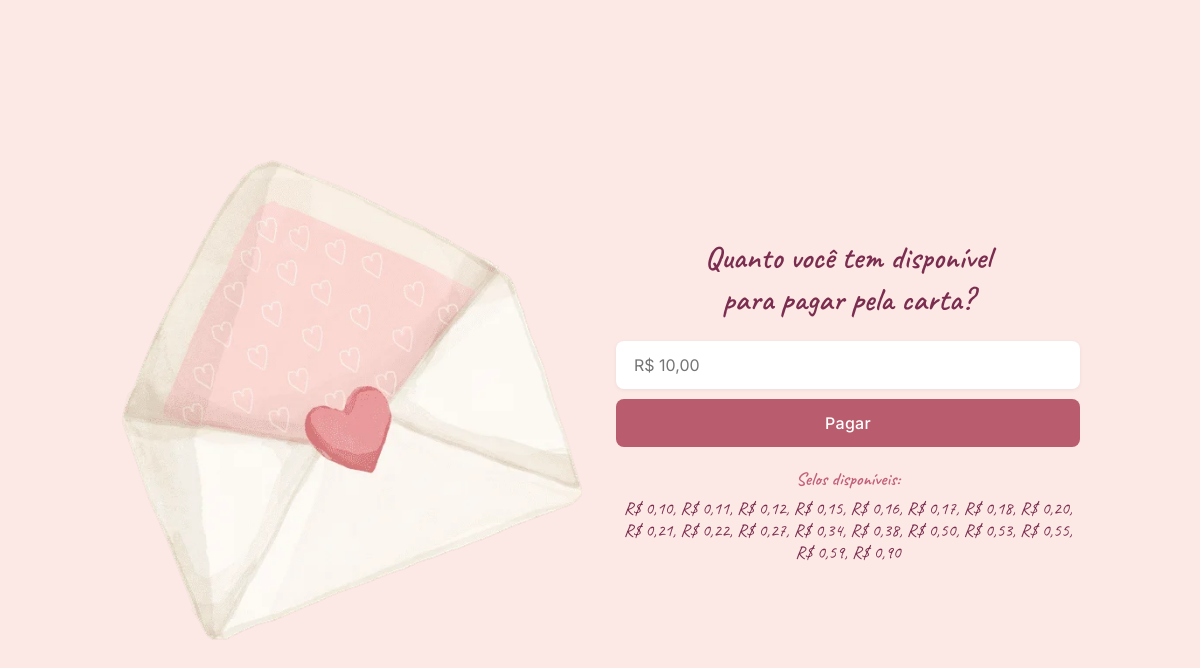
The page / on the database its author committed.
### shop/models.py (models this page shows, shortened)
class Selo(models.Model):
    nome = models.CharField(max_length=100)
    valor = models.DecimalField(max_digits=5, decimal_places=2)
    valor_centavos = models.IntegerField(default=0)
    imagem = models.ImageField(upload_to='stamps/')
    class Meta:
        ordering = ['valor']

### shop/views.py (the view)
# urls.py: path('', views.index, name='index'),
def index(request):
    if request.method == 'POST':
        form = SeloForm(request.POST)
        if form.is_valid():
            valor_decimal = form.cleaned_data['valor']
            amount_cents = int(valor_decimal * 100)
            stamp_values = list(Selo.objects.values_list('valor_centavos', flat=True))
            resultado = resolver_selos(amount_cents, stamp_values)
            selos_resultado = []
            for valor_centavos, quantidade in resultado['combinacao_otima'].items():
                selo = Selo.objects.get(valor_centavos=valor_centavos)
                selos_resultado.append({
                    'nome': selo.nome,
                    'imagem': static(selo.imagem),
                    'valor_centavos': valor_centavos/100,
                    'quantidade': quantidade,
                    'range': list(range(quantidade)),
                })
            request.session['resultado'] = {
                'possivel': resultado['possivel'],
                'amount_cents': amount_cents,
                'selos_resultado': selos_resultado,
            }
            return redirect('resultado')
    else:
        form = SeloForm()
    selos = Selo.objects.all()
    return render(request, 'shop/index.html', {
        'form': form,
        'selos': selos,
    })

### shop/forms.py
class SeloForm(forms.Form):
    valor = forms.DecimalField(
        min_value=0.01,
        decimal_places=2,
        label='Quanto você tem disponível para pagar pela carta?',
        widget=forms.NumberInput(attrs={
            'placeholder': 'Ex.: R$ 10,00',
            'step': '0.01',
        })
    )

### shop/templates/shop/index.html (shortened to what this page needs)
{% extends "shop/base.html" %}
{% load static %}
{% block content %}
<div class="page">
    <div class="envelope-side">
        <img src="{% static 'img/envelope.png' %}" alt="Envelope com carta">
    </div>
    <div class="form-side">
        <h1 class="form-title">Quanto você tem disponível<br>para pagar pela carta?</h1>
        <form method="POST" action="/" class="form-group">
            <input
                type="number"
                name="valor"
                step="0.01"
                min="0.01"
                placeholder="R$ 10,00"
                value="{{ form.valor.value|default:'' }}"
                class="{% if form.valor.errors %}error-input{% endif %}"
            >
            <button type="submit" class="btn-pagar">Pagar</button>
        </form>
        <div class="selos-disponiveis">
            <span class="selos-label">Selos disponíveis:</span>
            <span class="selos-valores">
                {% for selo in selos %}
                    R$ {{ selo.valor }}{% if not forloop.last %}, {% endif %}
                {% endfor %}
            </span>
        </div>
    </div>
</div>
{% endblock %}

### shop/templates/shop/base.html (shortened to what this page needs)
<!DOCTYPE html>
{% load static %}
<html lang="pt-BR">
<head>
</head>
<body>
    {% block content %}{% endblock %}
</body>
</html>

### shop/templates/shop/base.html (style rules this page uses)
*, *::before, *::after { box-sizing: border-box; margin: 0; padding: 0; }
body { background-color: #fce8e4; font-family: 'Inter', sans-serif; min-height: 100vh; display: flex; align-items: center; justify-content: center; }

### shop/templates/shop/index.html (style rules this page uses)
.page { display: flex; align-items: center; justify-content: center; width: 100%; min-height: 100vh; padding: 40px 20px; padding-inline: 10%; gap: 2rem;; }
.envelope-side { display: flex; align-items: center; justify-content: center; width: 100%; }
.envelope-side img { width: clamp(260px, 40vw, 460px); height: auto; display: block; }
.form-side { display: flex; flex-direction: column; align-items: center; gap: 20px; width: 100%; }
.form-title { font-family: 'Caveat', cursive; font-size: clamp(1.6rem, 3vw, 2rem); font-weight: 600; color: #7b2d4f; text-align: center; line-height: 1.3; }
.form-group { width: 100%; display: flex; flex-direction: column; gap: 10px; }
.form-group input { width: 100%; padding: 14px 18px; border: none; border-radius: 8px; background: #fff; font-family: 'Inter', sans-serif; font-size: 1rem; color: #555; outline: none; box-shadow: 0 1px 4px rgba(0,0,0,0.06); }
.btn-pagar { width: 100%; padding: 14px; background-color: #b85c6e; color: #fff; border: none; border-radius: 8px; font-family: 'Inter', sans-serif; font-size: 1rem; font-weight: 500; cursor: pointer; transition: background 0.2s; letter-spacing: 0.02em; }
.selos-disponiveis { text-align: center; display: flex; flex-direction: column; gap: 6px; }
.selos-label { font-family: 'Caveat', cursive; font-size: 1.15rem; font-weight: 600; color: #c1607a; }
.selos-valores { font-family: 'Caveat', cursive; font-size: 1.1rem; color: #7b2d4f; }

### rows shown on the page
Selo: valor "0,10"
Selo: valor "0,11"
Selo: valor "0,12"
Selo: valor "0,15"
Selo: valor "0,16"
Selo: valor "0,17"
Selo: valor "0,18"
Selo: valor "0,20"
Selo: valor "0,21"
Selo: valor "0,22"
Selo: valor "0,27"
Selo: valor "0,34"
Selo: valor "0,38"
Selo: valor "0,50"
Selo: valor "0,53"
Selo: valor "0,55"
Selo: valor "0,59"
Selo: valor "0,90"
